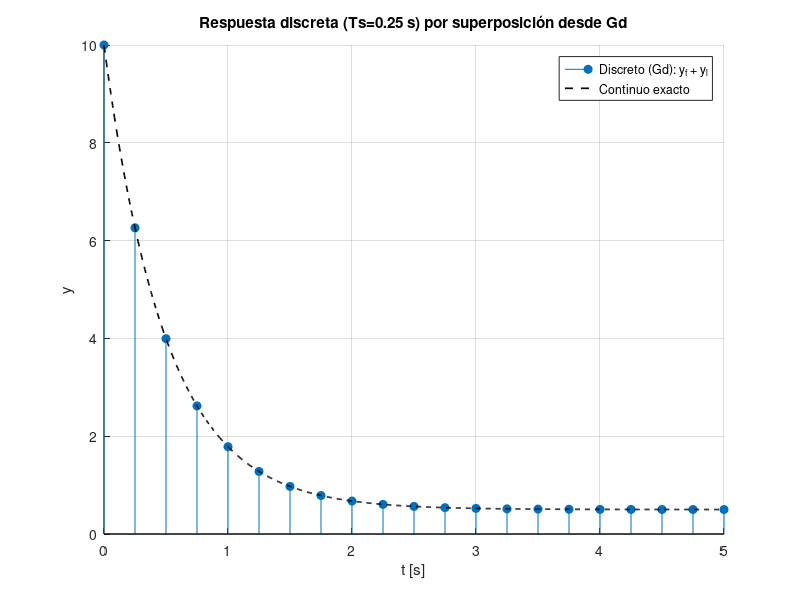

Here is the MATLAB script that generated this plot:
% Modelos y Simulación
% Tema: Respuesta discreta desde G y Gd (sin espacio de estados)
% Ecuación: dy/dt + 2 y = u(t),  u(t)=1,  y(0)=10

clc; clearvars; clf;

% --- Parámetros de simulación
y0 = 10;
t_end = 5;          % horizonte
muestras = 21;      % cantidad de muestras (>=2)
Ts = t_end/(muestras-1);
t  = 0:Ts:t_end;    % tiempos discretos
u  = ones(size(t)); % escalón unitario

% --- Modelo continuo y su versión discreta (ZOH)
G  = tf(1,[1 2]);          % Y(s)/U(s) = 1/(s+2)
Gd = c2d(G, Ts, 'zoh');    % Discretización ZOH

% --- Respuesta forzada DISCRETA (CI = 0) con el Gd
y_forzada_d = lsim(Gd, u, t);

% --- Respuesta libre DISCRETA (u=0) sin usar estados
Ad = exp(-2*Ts);                   % e^{-2 Ts}
k  = 0:numel(t)-1;
y_libre_d = y0 * (Ad.^k);          % y[k] = y0 * (e^{-2Ts})^k

% --- Respuesta total por superposición
y_total_d = y_forzada_d(:) + y_libre_d(:);

% --- (Opcional) referencia continua analítica para visualizar
t_cont = linspace(0, t_end, 1000);
y_cont = y0*exp(-2*t_cont) + 0.5*(1 - exp(-2*t_cont));  % solución exacta

% --- Gráfica
stem(t, y_total_d, 'filled', 'DisplayName','Discreto (Gd): y_f + y_l'); hold on;
plot(t_cont, y_cont, 'k--', 'LineWidth',1.2, 'DisplayName','Continuo exacto');
grid on; box off;
xlabel('t [s]'); ylabel('y');
title(sprintf('Respuesta discreta (Ts=%.3g s) por superposición desde Gd', Ts));
legend('Location','Best');
